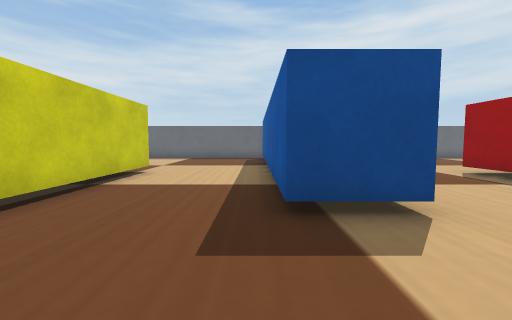
View 1 (above)

17 first-person views from a walk through a Webots world. The camera is 0.05 m above the floor, tilts 4° down and sees 90° across. The floor is counted in squares, 0.05 m on a side. Each view is taken from the middle of a square. On the plan, view 1 faces up. The plan holds only what a view shows up to about 11 squares ahead; the rest is blank. The place goes on beyond the plan. Robots are left out. Simple shapes and patterns stand in for the simulator's stock objects.

View 2
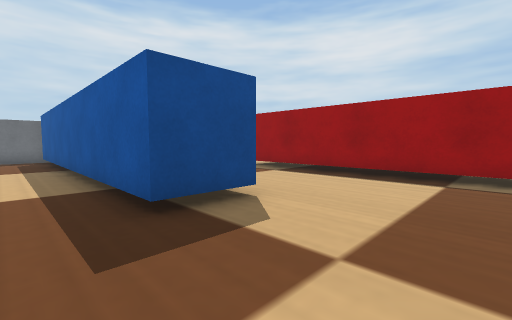

View 3
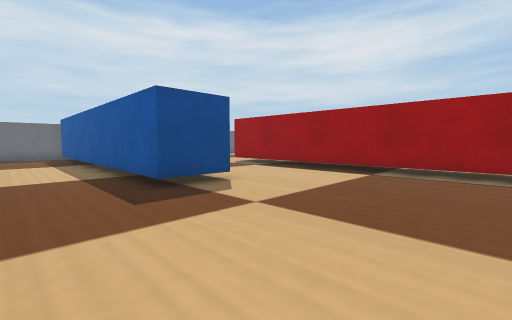

View 4
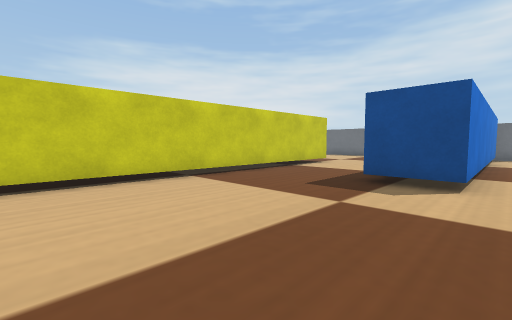

View 5
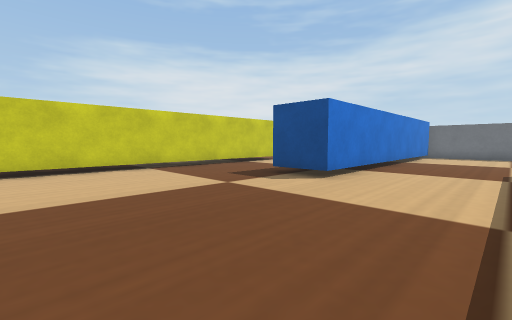

View 6
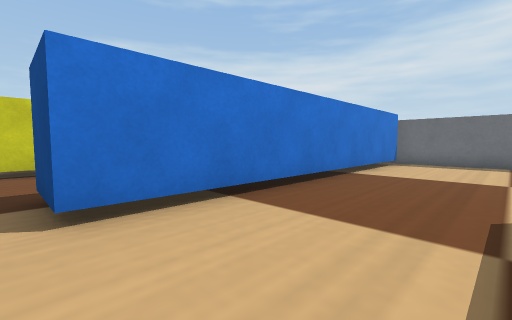

View 7
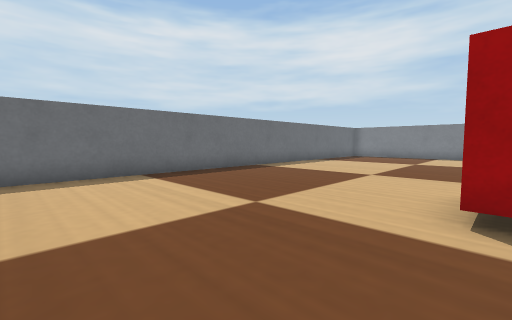

View 8
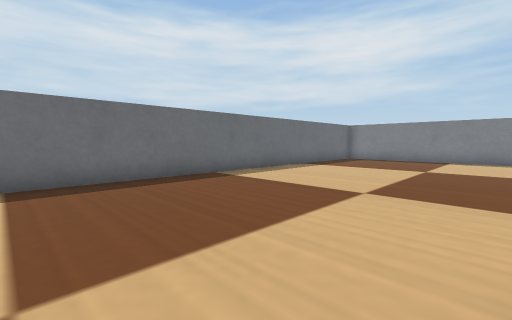

View 9
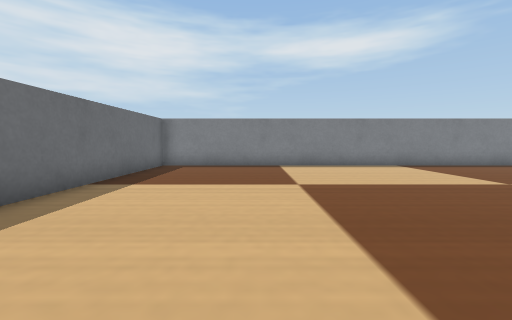

View 10
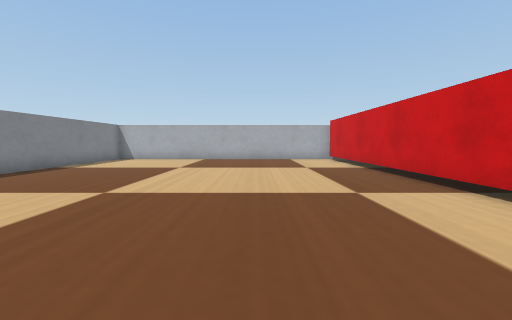

View 11
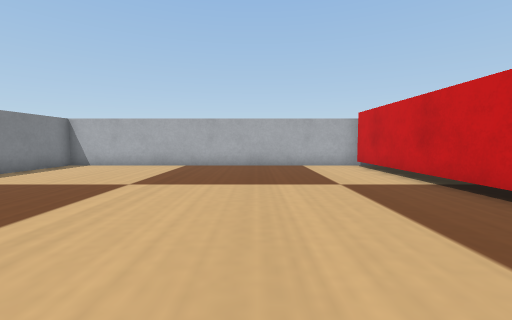

View 12
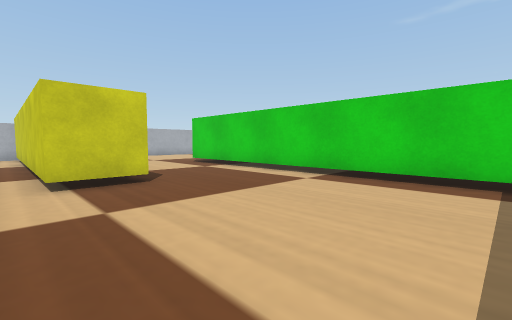

View 13
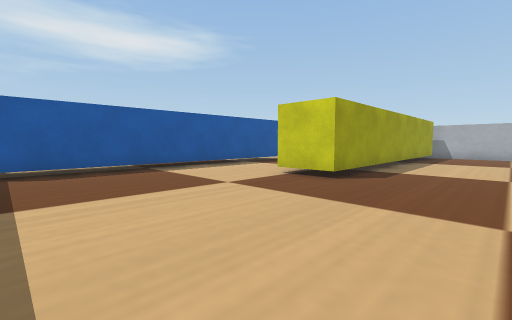

View 14
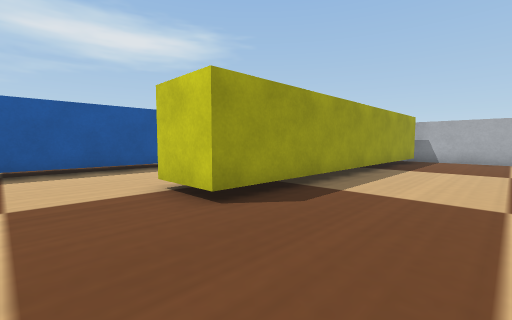

View 15
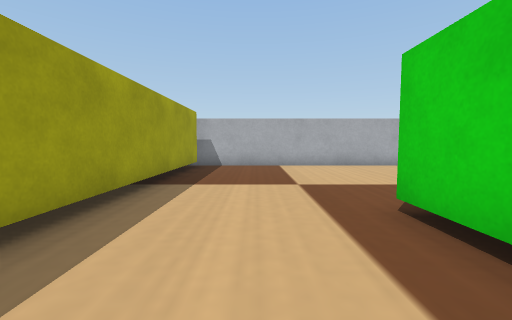

View 16
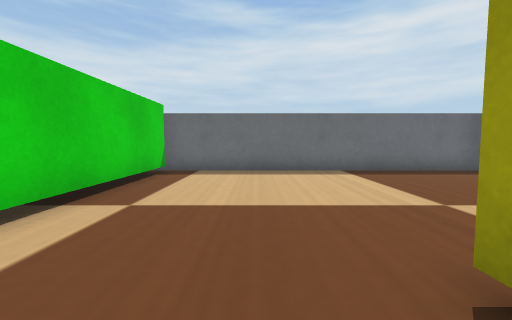

View 17
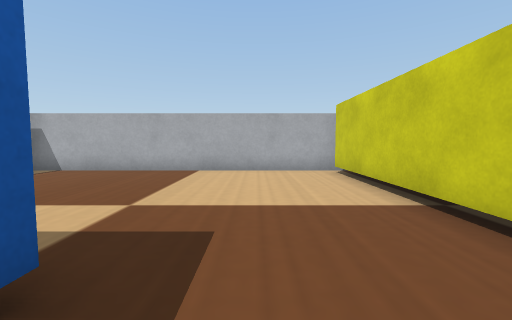

### Floor plan
Key: @ floor where view 1 was taken; # wall or solid block; . floor; B blue box; Y yellow box; R red box; G green box.
Columns run from 11 left of view 1 to 21 right of it. Each row starts with its distance up from view 1.
 16  ################################
 15  G.........B B..................#
 14  G.........B B..................#
 13  G.........B B..................#
 12  G.........B B..................#
 11  G.........B B..................#
 10  G.........B B..................#
  9  G....YY...B B..................#
  8  G...YYY...B B....R  ...........#
  7  G...Y Y...B B....R R...........#
  6  G...Y Y...B B....R R...........#
  5  G...Y Y...B B....R R...........#
  4  G...Y Y...BBB....R R...........#
  3  G...Y Y....BB....R R...........#
  2 .....Y Y..........R R...........#
  1 .....Y Y..........R R...........#
  0 .....Y Y...@......R R...........#
 -1 .....Y Y..........R R...........#
 -2 .....Y Y..........R R...........#
 -3 .....Y Y..........  R...........#
 -4 #################################

Positions as (right, up) in squares from view 1, and headings:
1: (0, 0), facing up
2: (-1, 0), facing up-right
3: (-2, -2), facing up-right
4: (3, -3), facing up-left
5: (6, -3), facing up-left
6: (6, 3), facing up-left
7: (3, 8), facing up-right
8: (6, 9), facing up-right
9: (10, 12), facing right
10: (13, 11), facing down
11: (13, 7), facing down
12: (-3, 15), facing down-left
13: (-9, 15), facing down-right
14: (-9, 11), facing down-right
15: (-8, 7), facing down
16: (-7, 7), facing up
17: (-1, 5), facing down
